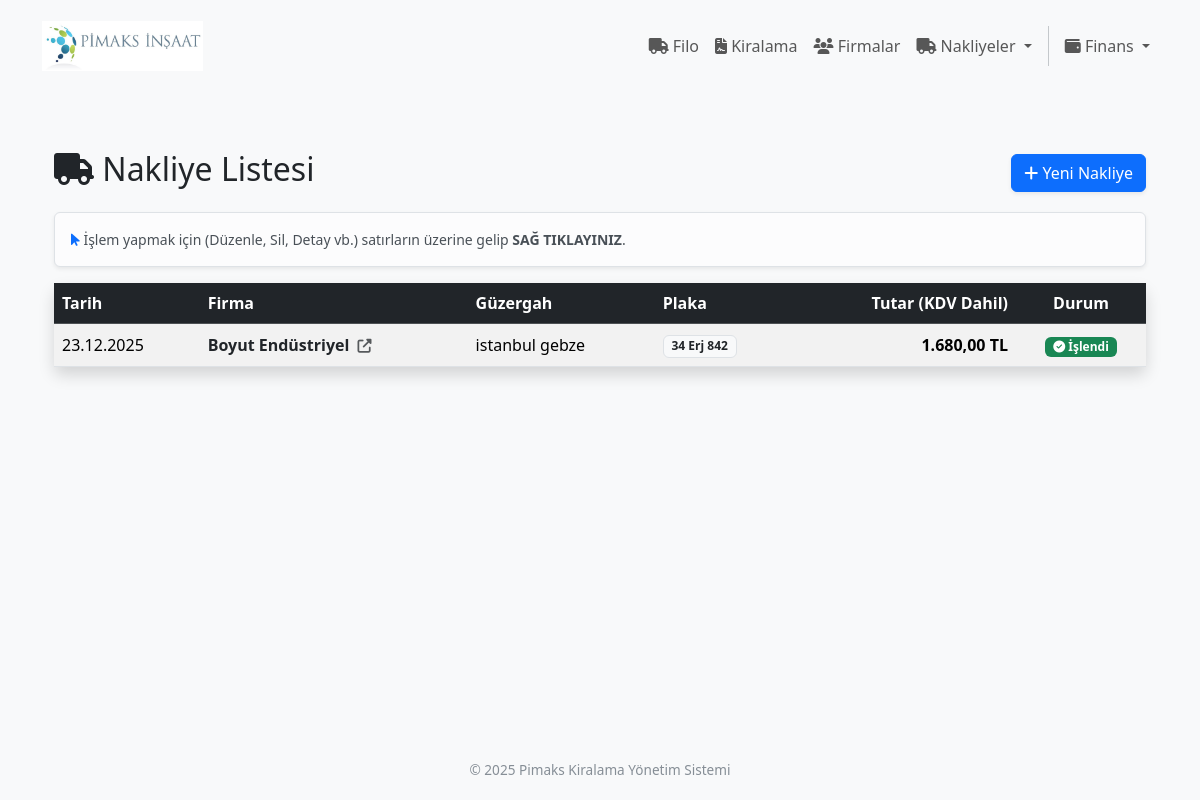
/nakliyeler/index, run on the app's committed database.
### app/nakliyeler/models.py (models this page shows, shortened)
class Nakliye(db.Model):
    __tablename__ = 'nakliye'
    id = db.Column(db.Integer, primary_key=True)
    tarih = db.Column(db.Date, default=date.today, nullable=False)
    firma_id = db.Column(db.Integer, db.ForeignKey('firma.id'), nullable=False)
    firma = db.relationship('Firma', back_populates='nakliyeler')
    guzergah = db.Column(db.String(200), nullable=False)  # Örn: "Depo - Şantiye A"
    plaka = db.Column(db.String(20), nullable=True)       # Örn: "34 ABC 123"
    aciklama = db.Column(db.Text, nullable=True)          # Detaylı yük notları
    tutar = db.Column(db.Numeric(15, 2), nullable=False, default=Decimal('0.00'))
    kdv_orani = db.Column(db.Integer, default=20) # Varsayılan KDV %20
    toplam_tutar = db.Column(db.Numeric(15, 2), nullable=False, default=Decimal('0.00'))
    cari_islendi_mi = db.Column(db.Boolean, default=False, index=True)
    is_active = db.Column(db.Boolean, default=True, nullable=False)
    cari_hareket = db.relationship(
        'HizmetKaydi',
        backref='ilgili_nakliye',
        cascade='all, delete-orphan',
        uselist=False
    )

### app/firmalar/models.py (models this page shows, shortened)
class Firma(db.Model):
    __tablename__ = 'firma'
    id = db.Column(db.Integer, primary_key=True)
    firma_adi = db.Column(db.String(150), nullable=False, index=True)
    yetkili_adi = db.Column(db.String(100), nullable=False)
    telefon = db.Column(db.String(20), nullable=True)
    eposta = db.Column(db.String(120), nullable=True, index=True)
    iletisim_bilgileri = db.Column(db.Text, nullable=False)
    vergi_dairesi = db.Column(db.String(100), nullable=False)
    vergi_no = db.Column(db.String(50), unique=True, nullable=False, index=True)
    is_musteri = db.Column(db.Boolean, default=True, nullable=False, index=True)
    is_tedarikci = db.Column(db.Boolean, default=False, nullable=False, index=True)
    is_active = db.Column(db.Boolean, default=True, nullable=False)
    bakiye = db.Column(db.Numeric(15, 2), default=0, nullable=False)
    imza_yetkisi_kontrol_edildi = db.Column(
        db.Boolean,
        default=False,
        nullable=False
    )
    imza_yetkisi_kontrol_tarihi = db.Column(
        db.DateTime,
        nullable=True
    )
    imza_yetkisi_kontrol_eden_id = db.Column(
        db.Integer,
        nullable=True
    )
    imza_arsiv_notu = db.Column(
        db.String(255),
        nullable=True
    )
    kiralamalar = db.relationship(
        'Kiralama',
        back_populates='firma_musteri',
        foreign_keys='Kiralama.firma_musteri_id',
        cascade="all, delete-orphan"
    )
    tedarik_edilen_ekipmanlar = db.relationship(
        'Ekipman',
        back_populates='firma_tedarikci',
        foreign_keys='Ekipman.firma_tedarikci_id'
    )
    odemeler = db.relationship(
        'Odeme',
        back_populates='firma_musteri',
        foreign_keys='Odeme.firma_musteri_id',
        cascade="all, delete-orphan"
    )
    saglanan_nakliye_hizmetleri = db.relationship(
        'KiralamaKalemi',
        back_populates='nakliye_tedarikci',
        foreign_keys='KiralamaKalemi.nakliye_tedarikci_id'
    )
    hizmet_kayitlari = db.relationship(
        'HizmetKaydi',
        back_populates='firma',
        foreign_keys='HizmetKaydi.firma_id'
    )
    tedarik_edilen_parcalar = db.relationship(
        'StokKarti',
        back_populates='varsayilan_tedarikci',
        foreign_keys='StokKarti.varsayilan_tedarikci_id'
    )
    stok_hareketleri = db.relationship(
        'StokHareket',
        back_populates='firma',
        cascade="all, delete-orphan"
    )
    nakliyeler = db.relationship(
        'Nakliye',
        back_populates='firma',
        cascade="all, delete-orphan"
    )

### app/nakliyeler/routes.py (the view)
@nakliye_bp.route('/')
@nakliye_bp.route('/index')
def index():
    nakliyeler = Nakliye.query.order_by(Nakliye.tarih.desc()).all()
    return render_template('nakliyeler/index.html', nakliyeler=nakliyeler)

### app/templates/nakliyeler/index.html (shortened to what this page needs)
{% extends "base.html" %}
{% block content %}
<div class="container mt-4">
    <div class="d-flex justify-content-between align-items-center mb-3">
        <h2><i class="fas fa-truck"></i> Nakliye Listesi</h2>
        <a href="{{ url_for('nakliyeler.ekle') }}" class="btn btn-primary shadow-sm">
            <i class="fas fa-plus"></i> Yeni Nakliye
        </a>
    </div>
    <div class="alert alert-light border shadow-sm small mb-3">
        <i class="fas fa-mouse-pointer text-primary"></i>
        İşlem yapmak için (Düzenle, Sil, Detay vb.) satırların üzerine gelip <b>SAĞ TIKLAYINIZ</b>.
    </div>
    <div class="card shadow border-0">
        <div class="card-body p-0"> <div class="table-responsive">
                <table class="table table-hover table-striped mb-0">
                    <thead class="table-dark">
                        <tr>
                            <th>Tarih</th>
                            <th>Firma</th>
                            <th>Güzergah</th>
                            <th>Plaka</th>
                            <th class="text-end">Tutar (KDV Dahil)</th>
                            <th class="text-center">Durum</th>
                        </tr>
                    </thead>
                    <tbody>
                        {% for nakliye in nakliyeler %}
                        <tr class="sag-tik-satir"
                            style="cursor: context-menu;"
                            data-detay-url="{{ url_for('nakliyeler.detay', id=nakliye.id) }}"
                            data-duzenle-url="{{ url_for('nakliyeler.duzenle', id=nakliye.id) }}"
                            data-sil-url="{{ url_for('nakliyeler.sil', id=nakliye.id) }}"
                            data-islendi="{{ '1' if nakliye.cari_islendi_mi else '0' }}">
                            <td class="align-middle">{{ nakliye.tarih.strftime('%d.%m.%Y') }}</td>
                            <td class="align-middle">
                                <a href="{{ url_for('firmalar.bilgi', id=nakliye.firma.id) }}" class="text-decoration-none fw-bold text-dark">
                                    {{ nakliye.firma.firma_adi }}
                                    <i class="fas fa-external-link-alt small text-muted ms-1"></i>
                                </a>
                            </td>
                            <td class="align-middle">{{ nakliye.guzergah }}</td>
                            <td class="align-middle"><span class="badge bg-light text-dark border">{{ nakliye.plaka or '-' }}</span></td>
                            <td class="align-middle text-end fw-bold">
                                {{ "{:,.2f}".format(nakliye.toplam_tutar).replace(',', 'X').replace('.', ',').replace('X', '.') }} TL
                            </td>
                            <td class="align-middle text-center">
                                {% if nakliye.cari_islendi_mi %}
                                    <span class="badge bg-success"><i class="fas fa-check-circle"></i> İşlendi</span>
                                {% else %}
                                    <span class="badge bg-secondary">Bekliyor</span>
                                {% endif %}
                            </td>
                        </tr>
                        {% else %}
                        <tr>
                            <td colspan="6" class="text-center py-4 text-muted">Henüz kayıt bulunmuyor.</td>
                        </tr>
                        {% endfor %}
                    </tbody>
                </table>
            </div>
        </div>
    </div>
</div>
{% endblock %}

### app/templates/base.html (style rules this page uses)
body { font-family: 'Segoe UI', Tahoma, Geneva, Verdana, sans-serif; background-color: #f8f9fa; min-height: 100vh; display: flex; flex-direction: column; }

### data on the page
Nakliye: tarih "23.12.2025", firma.firma_adi "Boyut Endüstriyel", guzergah "istanbul gebze", plaka "34 Erj 842", toplam_tutar "1.680,00", cari_islendi_mi True (drawn)
